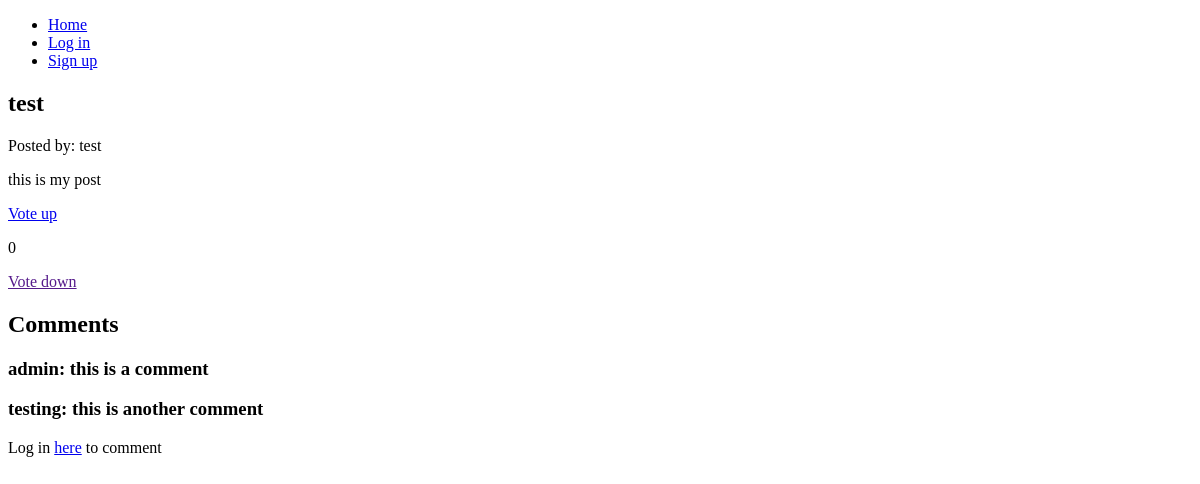
Before: /reddit/post/1 with the older database file.
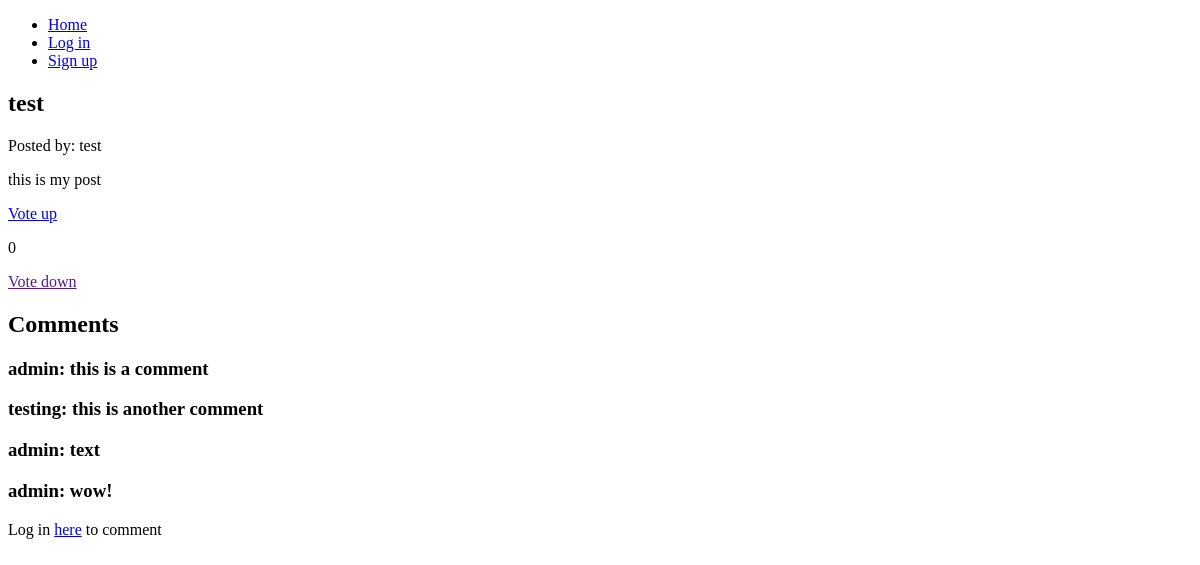
After: the same page with the newer database file.
### reddit_app/models.py (models this page shows, shortened)
class Comment(models.Model):
    text = models.TextField()
    post = models.ForeignKey(Post, on_delete=models.CASCADE)
    author = models.ForeignKey(User, on_delete=models.CASCADE)
    created_at = models.DateTimeField(auto_now_add=True)

### reddit_app/views.py (the view)
# urls.py: path("post/<int:post_id>", views.single_post, name="single_post"),
def single_post(request, post_id):
    post = get_object_or_404(Post, id=post_id)
    comment = Comment()
    comments = Comment.objects.filter(post=post)
    context = {"post": post, "comments": comments}
    return render(request, "reddit_app/single_post.html", context)

### templates/reddit_app/single_post.html
{% extends 'base.html' %} {% block title %} {{post.title}} {% endblock title %}
{% block content %}
<div id="single-post">
    <h2>{{post.title}}</h2>
    <span>Posted by: {{post.author}}</span>
    <p>{{post.text}}</p>
    <a href="{% url "reddit_app:upvote" post.id %}">Vote up</a>
    <p>{{post.votes}}</p>
    <a href="">Vote down</a>
</div>
<div id="comments">
    <h2>Comments</h2>
    {% if comments.count %}
        {% for comment in comments %}
            <h3>{{comment.author}}: {{comment.text}}</h3>
        {% endfor %}
    {% else %}
        <p>Be the first to comment!</p>
    {% endif %}
</div>
{% if request.user.is_authenticated %}
    <div id="comment-form">
        <form method="POST" action="{% url "reddit_app:comment" post.id %}">
            {% csrf_token %}
            <textarea name="text" placeholder="write your comment"></textarea>
            <button>Comment</button>
        </form>
    </div>
{% else %}
    <p>Log in <a href="{% url "user_app:login" %}">here</a> to comment</p>
{% endif %}
{% endblock content %}

Changed rows visible on the page:
added Comment: author "admin", text "text"
added Comment: author "admin", text "wow!"
